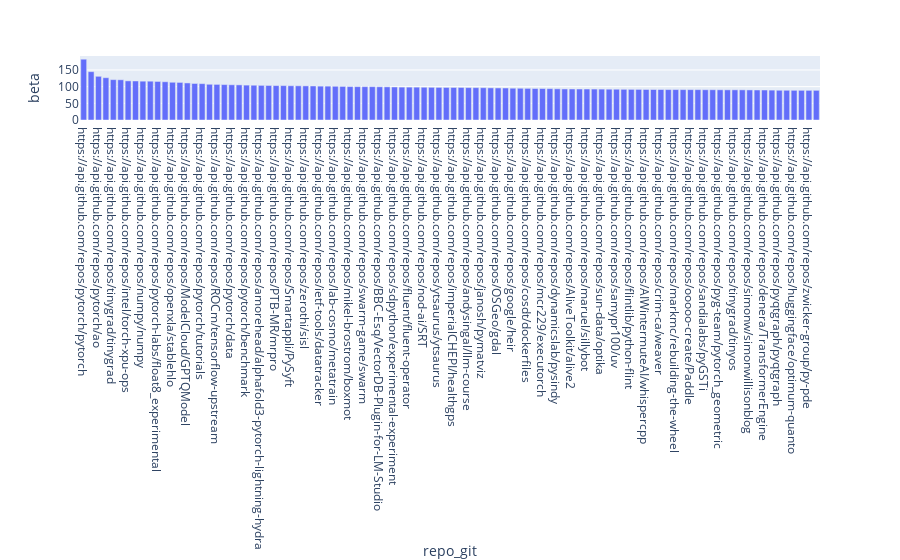

Notebook source saved alongside this figure:
### Code cell
fig = px.bar(
    data_frame=joined_counts.sort_values(by="beta", ascending=False)[:100],
    y="beta",
    hover_data=["alpha", "log_count_known", "count_known", "count_general"]
)
fig.write_image("beta_scores.png")
fig

### Figure 1 — Plotly figure (JSON) as saved in the notebook; plotly's stock layout.template omitted (floating-point values rounded to 4 significant figures; data arrays with more than 128 entries replaced by an {"elided": "..."} marker saying what was removed)
{"data": [{"alignmentgroup": "True", "customdata": {"elided": "100x4 float values"}, "hovertemplate": "repo_git=%{x}<br>beta=%{y}<br>alpha=%{customdata[0]}<br>log_count_known=%{customdata[1]}<br>count_known=%{customdata[2]}<br>count_general=%{customdata[3]}<extra></extra>", "legendgroup": "", "marker": {"color": "#636efa", "pattern": {"shape": ""}}, "name": "", "offsetgroup": "", "orientation": "v", "showlegend": false, "textposition": "auto", "type": "bar", "x": ["https://api.github.com/repos/pytorch/pytorch", "https://api.github.com/repos/openxla/xla", "https://api.github.com/repos/pytorch/ao", "https://api.github.com/repos/pytorch/test-infra", "https://api.github.com/repos/tinygrad/tinygrad", "https://api.github.com/repos/Lightning-AI/lightning-thunder", "https://api.github.com/repos/intel/torch-xpu-ops", "https://api.github.com/repos/ROCm/pytorch", "https://api.github.com/repos/numpy/numpy", "https://api.github.com/repos/tensorflow/tensorflow", "https://api.github.com/repos/pytorch-labs/float8_experimental", "https://api.github.com/repos/microsoft/onnxscript", "https://api.github.com/repos/openxla/stablehlo", "https://api.github.com/repos/ROCm/xla", "https://api.github.com/repos/ModelCloud/GPTQModel", "https://api.github.com/repos/ibm-granite/dolomite-engine", "https://api.github.com/repos/pytorch/tutorials", "https://api.github.com/repos/hyperledger/cacti", "https://api.github.com/repos/ROCm/tensorflow-upstream", "https://api.github.com/repos/dependabot/dependabot-core", "https://api.github.com/repos/pytorch/data", "https://api.github.com/repos/pytorch/builder", "https://api.github.com/repos/pytorch/benchmark", "https://api.github.com/repos/pytorch/xla", "https://api.github.com/repos/amorehead/alphafold3-pytorch-lightning-hydra", "https://api.github.com/repos/duburcqa/jiminy", "https://api.github.com/repos/PTB-MR/mrpro", "https://api.github.com/repos/databricks/cli", "https://api.github.com/repos/Smartappli/PySyft", "https://api.github.com/repos/cisco-open/pymultiworld", "https://api.github.com/repos/zerothi/sisl", "https://api.github.com/repos/pytorch/torchtitan", "https://api.github.com/repos/ietf-tools/datatracker", "https://api.github.com/repos/pytorch/executorch", "https://api.github.com/repos/lab-cosmo/metatrain", "https://api.github.com/repos/blacklanternsecurity/bbot", "https://api.github.com/repos/mikel-brostrom/boxmot", "https://api.github.com/repos/sony/model_optimization", "https://api.github.com/repos/swarm-game/swarm", "https://api.github.com/repos/google/jax", "https://api.github.com/repos/BBC-Esq/VectorDB-Plugin-for-LM-Studio", "https://api.github.com/repos/lab-cosmo/metatensor", "https://api.github.com/repos/sdpython/experimental-experiment", "https://api.github.com/repos/scientific-python/specs", "https://api.github.com/repos/fluent/fluent-operator", "https://api.github.com/repos/mwlon/pcodec", "https://api.github.com/repos/nod-ai/SRT", "https://api.github.com/repos/colmap/colmap", "https://api.github.com/repos/ytsaurus/ytsaurus", "https://api.github.com/repos/xapi-project/xen-api", "https://api.github.com/repos/imperialCHEPI/healthgps", "https://api.github.com/repos/hugovk/drop-python", "https://api.github.com/repos/andysingal/llm-course", "https://api.github.com/repos/IfcOpenShell/IfcOpenShell", "https://api.github.com/repos/janosh/pymatviz", "https://api.github.com/repos/pyodide/pyodide", "https://api.github.com/repos/OSGeo/gdal", "https://api.github.com/repos/boogie-org/boogie", "https://api.github.com/repos/google/heir", "https://api.github.com/repos/numpy/numpy.org", "https://api.github.com/repos/cosdt/dockerfiles", "https://api.github.com/repos/LLNL/AMS", "https://api.github.com/repos/mcr229/executorch", "https://api.github.com/repos/epignatelli/navix", "https://api.github.com/repos/dynamicslab/pysindy", "https://api.github.com/repos/zetane/ZetaForge", "https://api.github.com/repos/AliveToolkit/alive2", "https://api.github.com/repos/zucchini-nlp/transformers", "https://api.github.com/repos/maruel/sillybot", "https://api.github.com/repos/Shrimp-AI/shrimpgrad", "https://api.github.com/repos/sun-data/optika", "https://api.github.com/repos/csu-hmc/opty", "https://api.github.com/repos/samypr100/uv", "https://api.github.com/repos/google-ai-edge/ai-edge-torch", "https://api.github.com/repos/flintlib/python-flint", "https://api.github.com/repos/apache/fury", "https://api.github.com/repos/AIWintermuteAI/whispercpp", "https://api.github.com/repos/carbon-language/carbon-lang", "https://api.github.com/repos/crim-ca/weaver", "https://api.github.com/repos/WeichenXu123/mlflow", "https://api.github.com/repos/markmc/rebuilding-the-wheel", "https://api.github.com/repos/Avasam/setuptools", "https://api.github.com/repos/ooooo-create/Paddle", "https://api.github.com/repos/pytorch/tensordict", "https://api.github.com/repos/sandialabs/pyGSTi", "https://api.github.com/repos/GiggleLiu/ProblemReductions.jl", "https://api.github.com/repos/pyg-team/pytorch_geometric", "https://api.github.com/repos/possee-org/genai-numpy", "https://api.github.com/repos/tinygrad/tinyos", "https://api.github.com/repos/GalSim-developers/GalSim", "https://api.github.com/repos/simonw/simonwillisonblog", "https://api.github.com/repos/Lightning-AI/tutorials", "https://api.github.com/repos/denera/TransformerEngine", "https://api.github.com/repos/kshitij12345/lightning-thunder", "https://api.github.com/repos/pyqtgraph/pyqtgraph", "https://api.github.com/repos/TiagoFar78/PrisonEscape", "https://api.github.com/repos/huggingface/optimum-quanto", "https://api.github.com/repos/nerfstudio-project/viser", "https://api.github.com/repos/zwicker-group/py-pde", "https://api.github.com/repos/pocl/pocl"], "xaxis": "x", "y": [182.2, 144.8, 131.0, 126.8, 121.0, 120.5, 117.3, 117.0, 116.4, 116.3, 115.6, 114.6, 113.1, 112.6, 111.1, 109.5, 109.0, 107.1, 106.7, 106.2, 105.5, 105.3, 104.6, 104.2, 103.8, 103.5, 103.1, 103.1, 102.7, 102.5, 102.2, 102.0, 101.5, 101.5, 101.1, 100.7, 100.1, 99.99, 99.93, 99.87, 99.58, 99.41, 98.93, 98.61, 98.55, 98.44, 98.22, 97.99, 97.75, 97.62, 97.59, 97.55, 97.09, 96.97, 96.76, 96.3, 96.07, 95.86, 95.27, 95.12, 94.8, 94.33, 94.32, 94.03, 93.5, 93.07, 92.99, 92.92, 92.83, 92.75, 92.58, 92.33, 92.24, 91.98, 91.8, 91.74, 91.47, 91.38, 91.36, 91.17, 91.17, 91.08, 90.99, 90.98, 90.71, 90.71, 90.57, 90.46, 90.44, 90.37, 90.15, 89.93, 89.89, 89.54, 89.17, 89.14, 89.0, 88.97, 88.93, 88.93], "yaxis": "y"}], "layout": {"barmode": "relative", "legend": {"tracegroupgap": 0}, "margin": {"t": 60}, "xaxis": {"anchor": "y", "domain": [0, 1], "title": {"text": "repo_git"}}, "yaxis": {"anchor": "x", "domain": [0, 1], "title": {"text": "beta"}}}}
